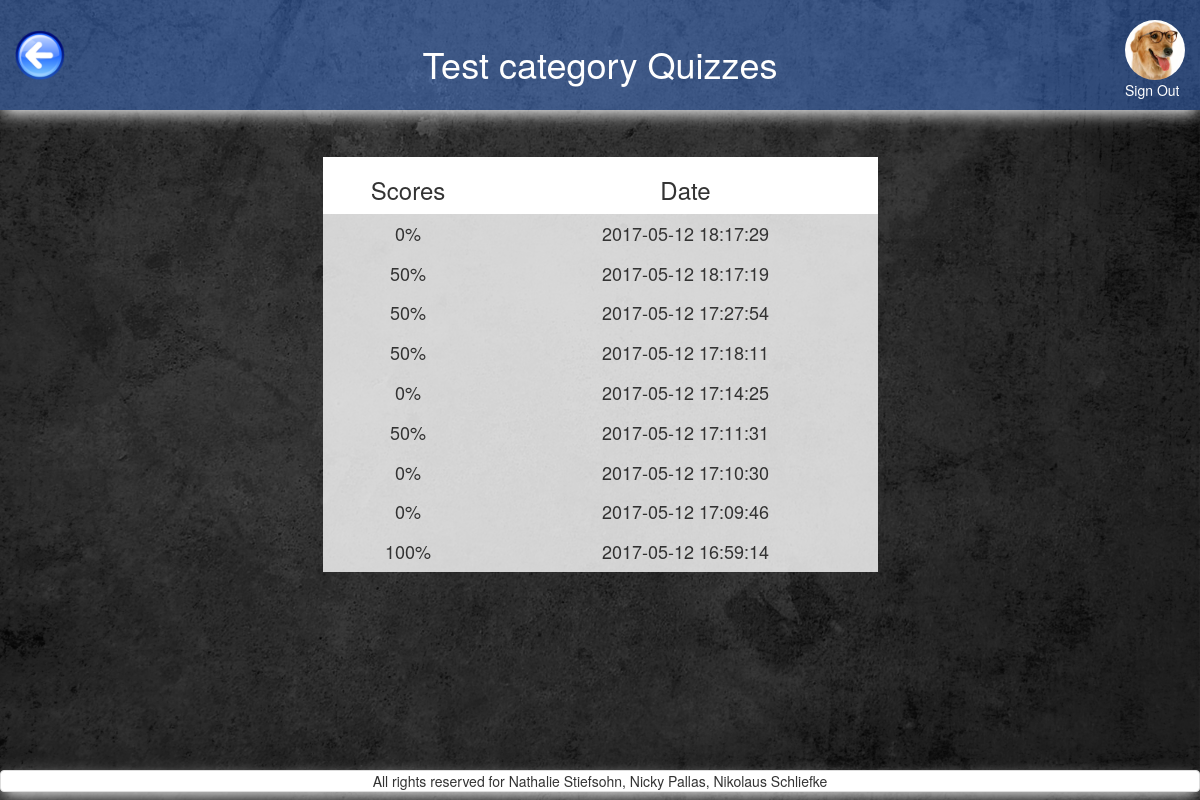
The app's page /quizzes_per_category.php?category_id=12 (signed in) with its own data.
### tables this page shows
CREATE TABLE `categories` (
  `id` int(11) NOT NULL,
  `category` varchar(13) NOT NULL,
  `image` varchar(255) NOT NULL DEFAULT 'default.png',
  `amount_questions` int(11) NOT NULL DEFAULT '8',
  `tries` int(11) NOT NULL DEFAULT '5',
  `passed_at` decimal(3,2) NOT NULL DEFAULT '0.60'
);

CREATE TABLE `users` (
  `id` int(11) NOT NULL,
  `FK_avatars` int(11) NOT NULL,
  `FK_classes` int(11) NOT NULL DEFAULT '1',
  `nickname` varchar(255) NOT NULL,
  `email` varchar(255) NOT NULL,
  `password` varchar(255) NOT NULL,
  `first_name` varchar(255) NOT NULL,
  `family_name` varchar(255) NOT NULL,
  `date_of_birth` date NOT NULL DEFAULT '1993-07-30'
);

CREATE TABLE `avatars` (
  `id` int(11) NOT NULL,
  `location` varchar(255) NOT NULL
);

CREATE TABLE `quizzes` (
  `id` int(11) NOT NULL,
  `FK_users` int(11) NOT NULL,
  `FK_categories` int(11) NOT NULL,
  `scores` decimal(3,2) DEFAULT NULL,
  `start_timestamp` datetime NOT NULL,
  `end_timestamp` datetime DEFAULT NULL
);

### includes/start_session_user.php (called while the page is built, shortened)
<?php
 require_once 'dbconnect.php';
 $res=mysqli_query($con, "SELECT first_name, family_name, date_of_birth, nickname, users.id AS user_id, avatars.location AS avatar, avatars.id AS avatar_id, email, fk_classes FROM users
 	JOIN avatars ON users.FK_avatars=avatars.id
 	WHERE users.id=".$_SESSION['user']);
	 $userRow=mysqli_fetch_array($res);
	 $user_id = $userRow['user_id'];
	 $user_avatar = $userRow['avatar'];
?>

### query/quizzes_per_category_query.php (called while the page is built)
<?php
$query_categories = "
    SELECT
        start_timestamp AS time_stamp,
        categories.id AS category_id,
        scores
    FROM `quizzes`
    LEFT JOIN categories ON categories.id=quizzes.FK_categories
    where FK_users = ".$user_id."
    AND categories.id=".$category_id."
    ORDER BY
        start_timestamp DESC;
";
$res_categories = mysqli_query($con, $query_categories);
?>

### quizzes_per_category.php (the view, shortened to what this page needs)
<?php
require_once('includes/start_session_user.php');
$category_id=$_GET['category_id'];
$res_category_name = mysqli_query($con, "select category from categories where id=".$category_id);
$category=mysqli_fetch_array($res_category_name)['category'];
?>
<!DOCTYPE html>
<html>
<head>
    <?php
require_once('includes/head_tag.php');
    ?>
</head>
<body>
<div id="wrap">
  <div id="main" class="container-fluid clear-top">
    <header class="row shadow" id="header">
            <div class="col-xs-3">
                <a href="my_quizzes.php">
                    <img alt="back_button" src="pictures/back_button.png" id="back_button"/>
                </a>
            </div>
            <div class="col-xs-6 white text-center margin-top">
                <h1 class="heading_font"><?php echo $category; ?> Quizzes</h1>
            </div>
        <?php
        echo'
            <div class="col-xs-3">
                <a href="logout.php?logout" class="pull-right">
                    <img class="img-circle show_avatar border" src="'.$user_avatar.'" alt="avatar" id="avatar_img"><br>
                    Sign Out
                </a>
            </div>';
        ?>
    </header>
    <div class="row">
        <main class="col-xs-12">
            <section class="row">
                <div class="col-xs-12 margin-top">
                     <div class="col-xs-10 col-xs-offset-1 col-sm-6 col-sm-offset-3 margin-top">
                        <table class="table-hover text-center">
                            <thead>
                                <tr id="white_background">
                                    <th class="text-center"><h3>Scores</h3></th>
                                    <th class="text-center"><h3>Date</h3></th>
                                </tr>
                            </thead>
                            <tbody>
                                 <?php
                        include_once('query/quizzes_per_category_query.php');
                        while ($row_category  = mysqli_fetch_array($res_categories)){
                            $score=$row_category['scores'];
                            $time_stamp=$row_category['time_stamp'];
                            echo '
                                <tr>
                                    <td><h4>'.number_format($score*100).'%</h4></td>
                                    <td><h4>'.$time_stamp.'</h4></td>
                                </tr>
                                ';
                        }
                        ?>
                            </tbody>
                        </table>
                    </div>
                </div>
            </section>
        </main>
    </div>
  </div>
</div>
    <?php
require_once('includes/footer.php');
    ?>
</body>
</html>

### css/style.css (style rules this page uses)
header h1 { position: relative; }
#avatar_img { margin-top:20px; height: 60px; }
#back_button { margin-top:30px; height: 50px; }
#header { background-color: rgba(77,141,255,0.4); height: 110px; }
#header a:link { color: white; }
body { content: ""; background: url("../pictures/grey_background.jpg"); background-size: 100% 100%; background-repeat: repeat; top: 0; left: 0; bottom: 0; right: 0; position: absolute; z-index: -1; }
.shadow { -webkit-box-shadow: 0px 6px 16px -3px rgba(255,255,255,1); -moz-box-shadow: 0px 6px 16px -3px rgba(255,255,255,1); box-shadow: 0px 6px 16px -3px rgba(255,255,255,1); }
.margin-top { margin-top: 2%; }
table { width: 100%; }
tbody { background-color: white; opacity: 0.8; }
.white { color: white; }

### includes/head_tag.php (style rules this page uses)
html, body { height: 100%; }
#white_background { background-color: white; opacity: 1 !important; }
#wrap { min-height: 100%; }
#main { overflow:auto; padding-bottom:50px; }

### records on screen
categories: category "Test category"
users: FK_avatars.location (picture)
quizzes: $score*100 "0", start_timestamp "2017-05-12 18:17:29"
quizzes: $score*100 "50", start_timestamp "2017-05-12 18:17:19"
quizzes: $score*100 "50", start_timestamp "2017-05-12 17:27:54"
quizzes: $score*100 "50", start_timestamp "2017-05-12 17:18:11"
quizzes: $score*100 "0", start_timestamp "2017-05-12 17:14:25"
quizzes: $score*100 "50", start_timestamp "2017-05-12 17:11:31"
quizzes: $score*100 "0", start_timestamp "2017-05-12 17:10:30"
quizzes: $score*100 "0", start_timestamp "2017-05-12 17:09:46"
quizzes: $score*100 "100", start_timestamp "2017-05-12 16:59:14"
